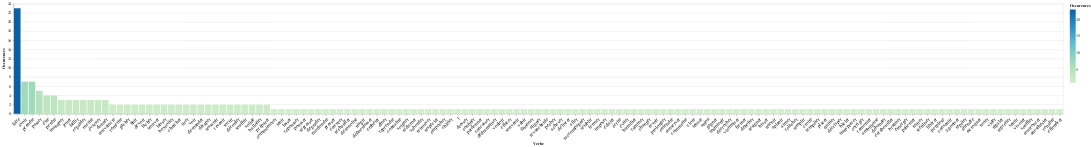

The notebook cell saved with this chart:
### Code cell
chart = alt.Chart(blaah[["Verbe", "Publications"]].dropna()).mark_bar().encode(
    x=alt.X(
        field="Verbe", 
        type="ordinal", 
        sort=alt.EncodingSortField(field="Occurences", order="descending"),
        axis=alt.Axis(labelAngle=-45, labelFontSize=14)
    ),
    y="Occurences:Q",
    color=alt.Color("Occurences:Q", scale=alt.Scale(scheme="greenblue")),
    tooltip=["Verbe", "Occurences:Q"]
).transform_aggregate(
    groupby=["Verbe"],
    Occurences="sum(Publications)"
).transform_filter(
    alt.datum.Occurences >= 1
)

chart.configure_header(
    titleColor='green',
    titleFontSize=14,
    labelColor='red',
    labelFontSize=14
)

chart

### Figure 1 — Vega-Lite specification as saved in the notebook (floating-point values rounded to 4 significant figures; data arrays with more than 128 entries replaced by an {"elided": "..."} marker saying what was removed)
{"config": {"view": {"continuousWidth": 400, "continuousHeight": 300}}, "data": {"name": "data-cdce674b26fc689b01b627dd76aa3cc7"}, "mark": "bar", "encoding": {"color": {"field": "Occurences", "scale": {"scheme": "greenblue"}, "type": "quantitative"}, "tooltip": [{"field": "Verbe", "type": "nominal"}, {"field": "Occurences", "type": "quantitative"}], "x": {"axis": {"labelAngle": -45, "labelFontSize": 14}, "field": "Verbe", "sort": {"field": "Occurences", "order": "descending"}, "type": "ordinal"}, "y": {"field": "Occurences", "type": "quantitative"}}, "transform": [{"aggregate": [{"op": "sum", "field": "Publications", "as": "Occurences"}], "groupby": ["Verbe"]}, {"filter": "(datum.Occurences >= 1)"}], "$schema": "https://vega.github.io/schema/vega-lite/v4.17.0.json", "datasets": {"data-cdce674b26fc689b01b627dd76aa3cc7": {"elided": "223 records"}}}
